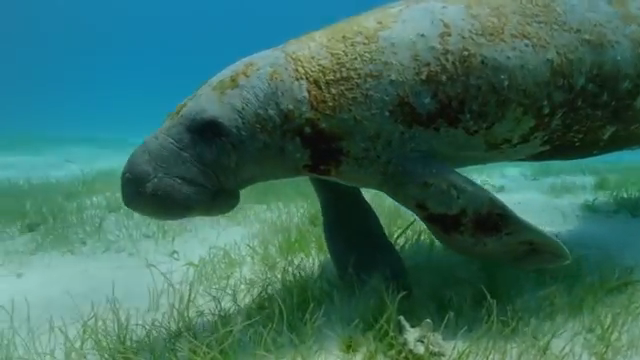
%> input picture raw-890/10151.png, 640 x 360 px
$ octave --eval "result = UCIQE(imread('10151.png'));"   (GNU Octave 9; MATLAB toolbox functions it lacks are replaced by stand-ins)
%> lines starting %> are read from the running program, lines starting %| are printed output that depends on the picture
function uciqe_val = UCIQE(img)
%{
    Description: The function calculates the UCIQE metric for evaluating an
    underwater image.
    Input:
        - img: an RGB image
    Output:
        - uciqe_val: the UCIQE value assigned to the given image
%}
    img = im2double(img);

    c1 = 0.4680;
    c2 = 0.2745;
    c3 = 0.2576;

    lab_img = rgb2lab(img);
%> lab_img: size 360x640x3 double; mean of channels 1, 2, 3 41.6, -18.2, 2.3
    hsv_img = rgb2hsv(img);
%> hsv_img: size 360x640x3 double; mean H, S, V 0.421, 0.515, 0.448

    saturation = hsv_img(:,:,2);
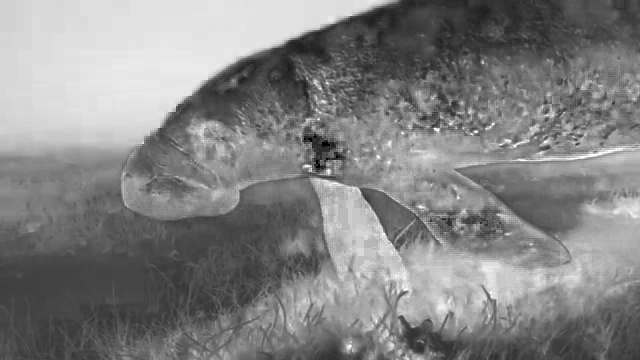
%> saturation: size 360x640 double; min 0, max 1, mean 0.515
    luminance = lab_img(:,:,1);
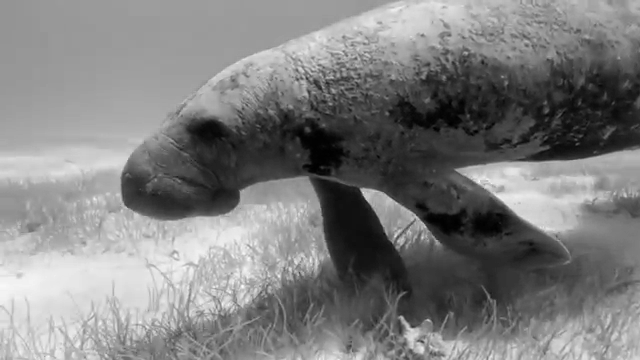
%> luminance: size 360x640 double; min 2.38, max 81.06, mean 41.6; drawn with min black and max white
    luminance = mat2gray(luminance);

    lab2lch_cform = makecform('lab2lch');
%> (the run ends here)

$ run again, on raw-890/12299.png
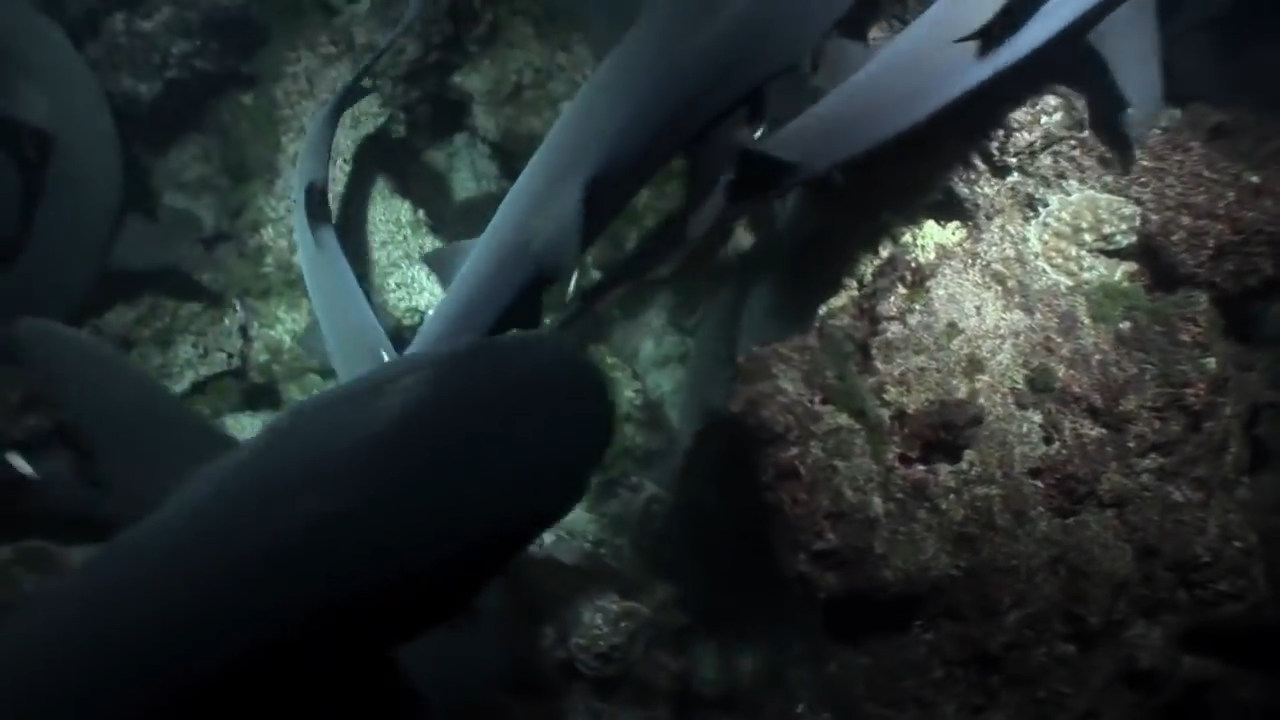
%> input picture raw-890/12299.png, 1280 x 720 px
%> lab_img: size 720x1280x3 double; mean of channels 1, 2, 3 16.8, -2.8, -1.2
%> hsv_img: size 720x1280x3 double; mean H, S, V 0.435, 0.302, 0.183
%> in UCIQE, `saturation = hsv_img(:,:,2);`:
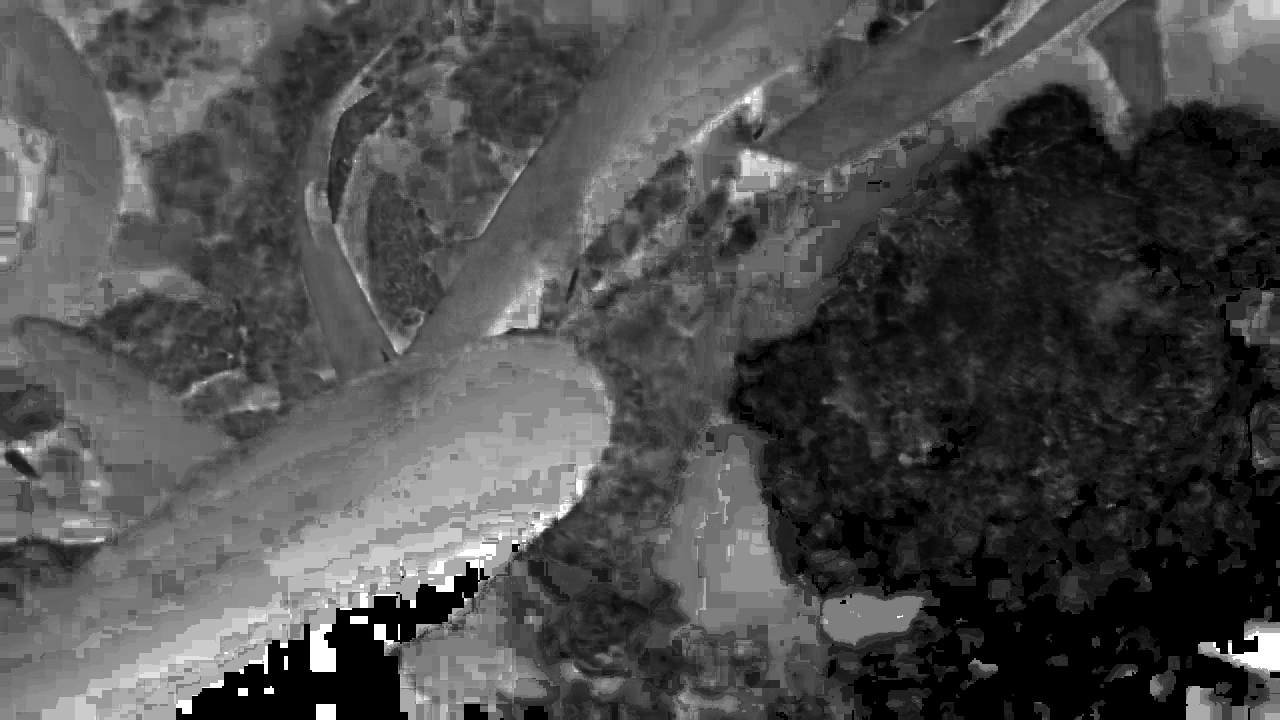
%> saturation: size 720x1280 double; min 0, max 1, mean 0.302
%> in UCIQE, `luminance = lab_img(:,:,1);`:
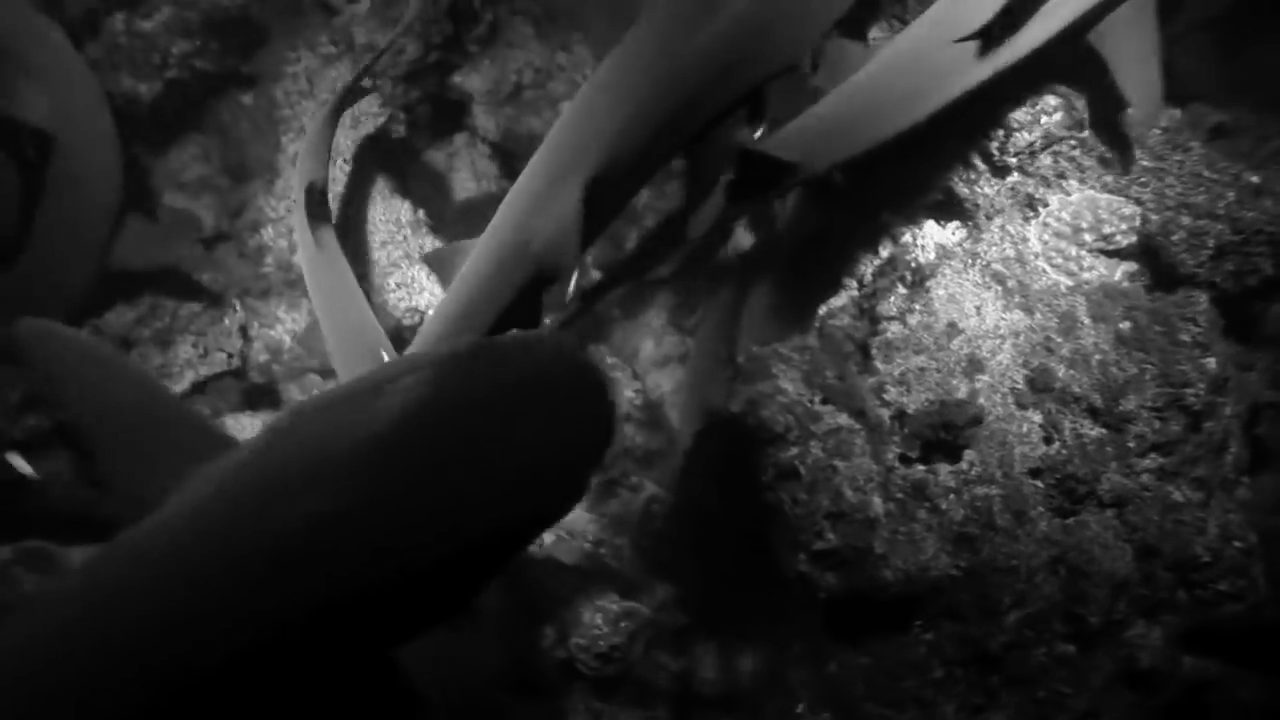
%> luminance: size 720x1280 double; min 0, max 99.85, mean 16.8; drawn with min black and max white

$ run again, on raw-890/12422.png
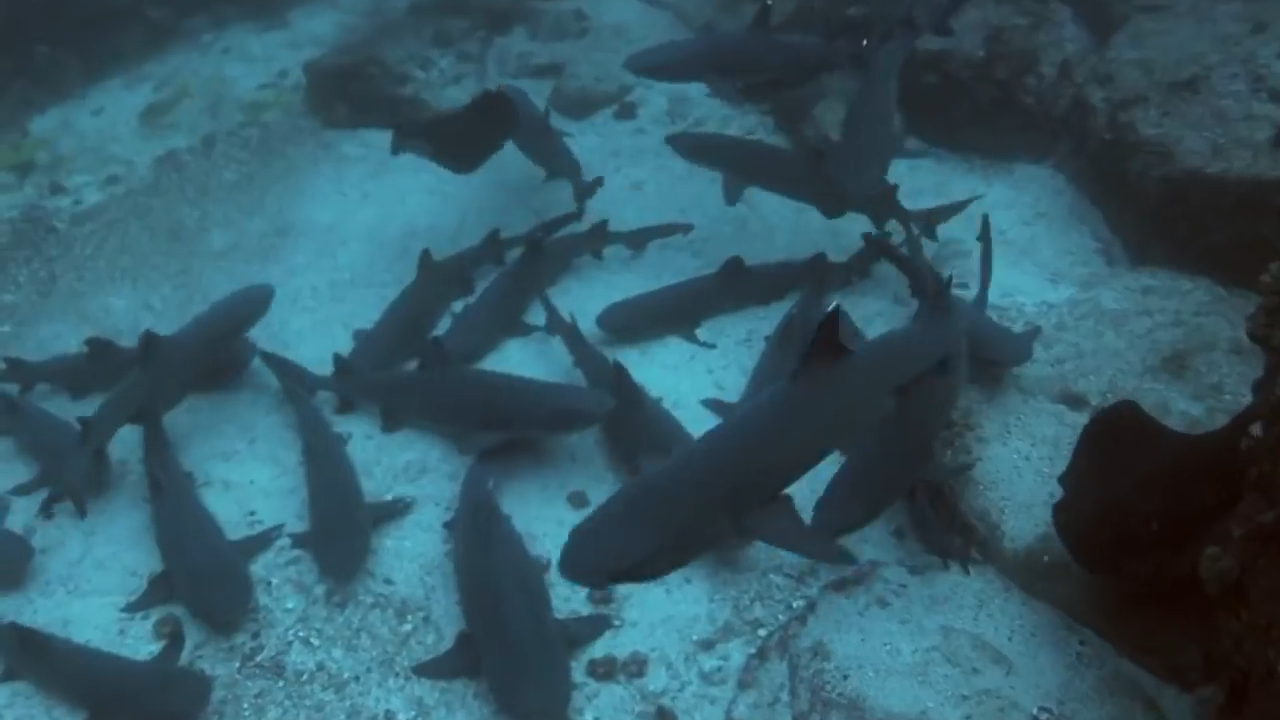
%> input picture raw-890/12422.png, 1280 x 720 px
%> lab_img: size 720x1280x3 double; mean of channels 1, 2, 3 34.9, -8.5, -11.1
%> hsv_img: size 720x1280x3 double; mean H, S, V 0.516, 0.467, 0.399
%> in UCIQE, `saturation = hsv_img(:,:,2);`:
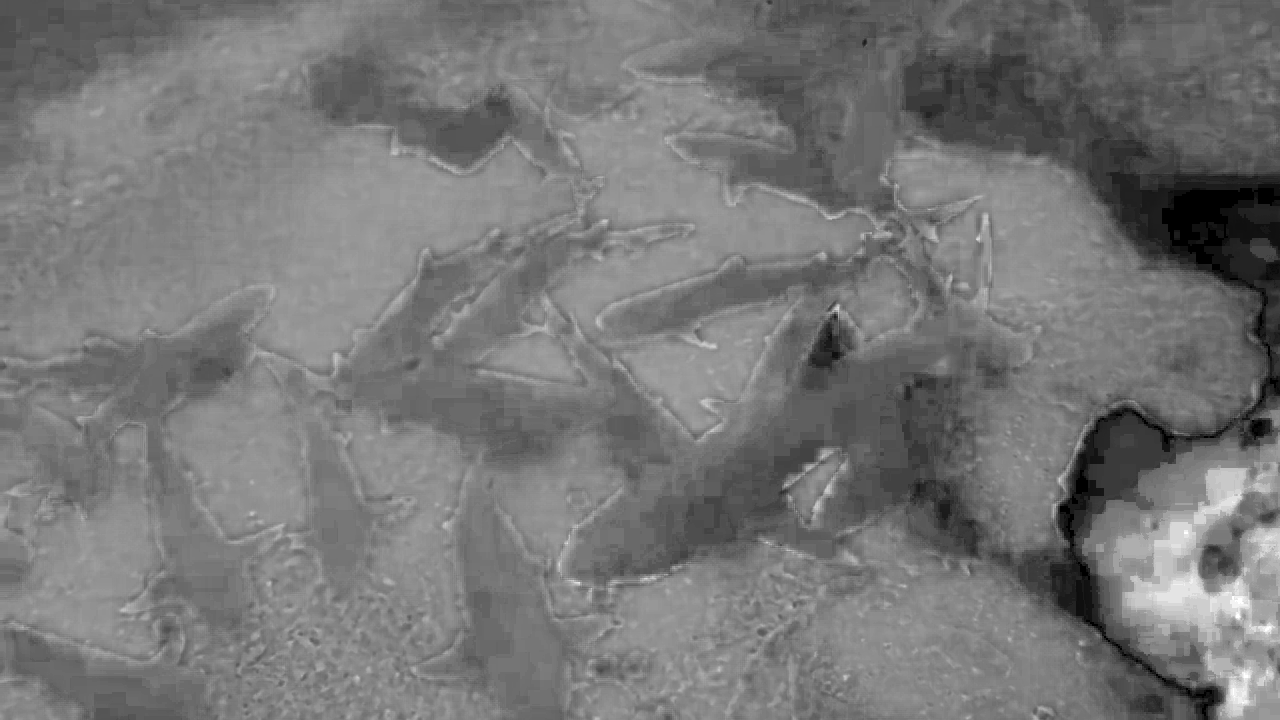
%> saturation: size 720x1280 double; min 0, max 1, mean 0.467
%> in UCIQE, `luminance = lab_img(:,:,1);`:
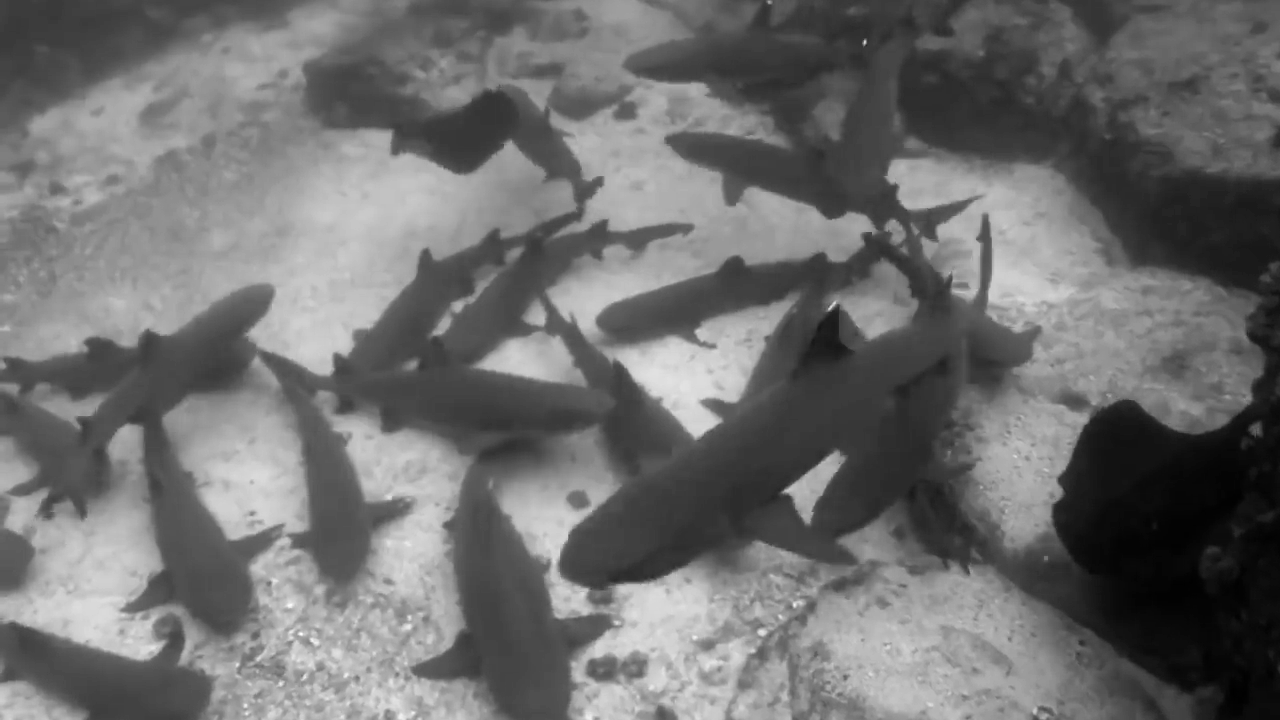
%> luminance: size 720x1280 double; min 1.67, max 77.97, mean 34.9; drawn with min black and max white

$ run again, on raw-890/12445.png
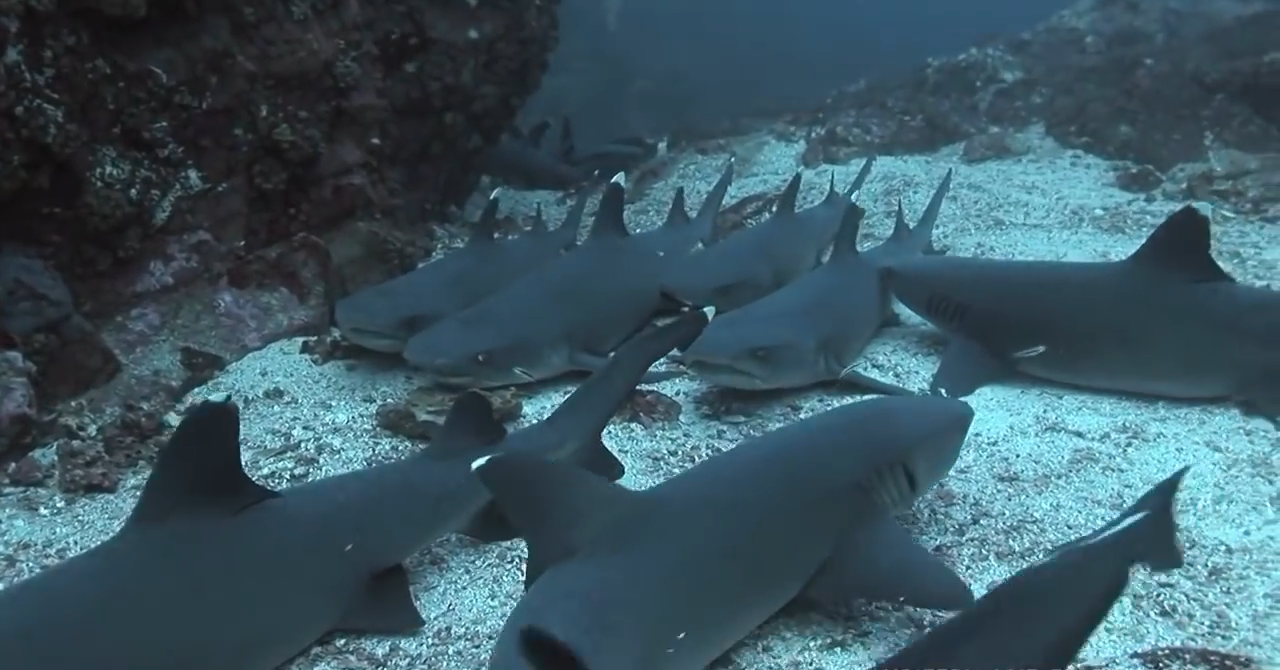
%> input picture raw-890/12445.png, 1280 x 670 px
%> lab_img: size 670x1280x3 double; mean of channels 1, 2, 3 34.3, -6.4, -9.4
%> hsv_img: size 670x1280x3 double; mean H, S, V 0.559, 0.366, 0.383
%> in UCIQE, `saturation = hsv_img(:,:,2);`:
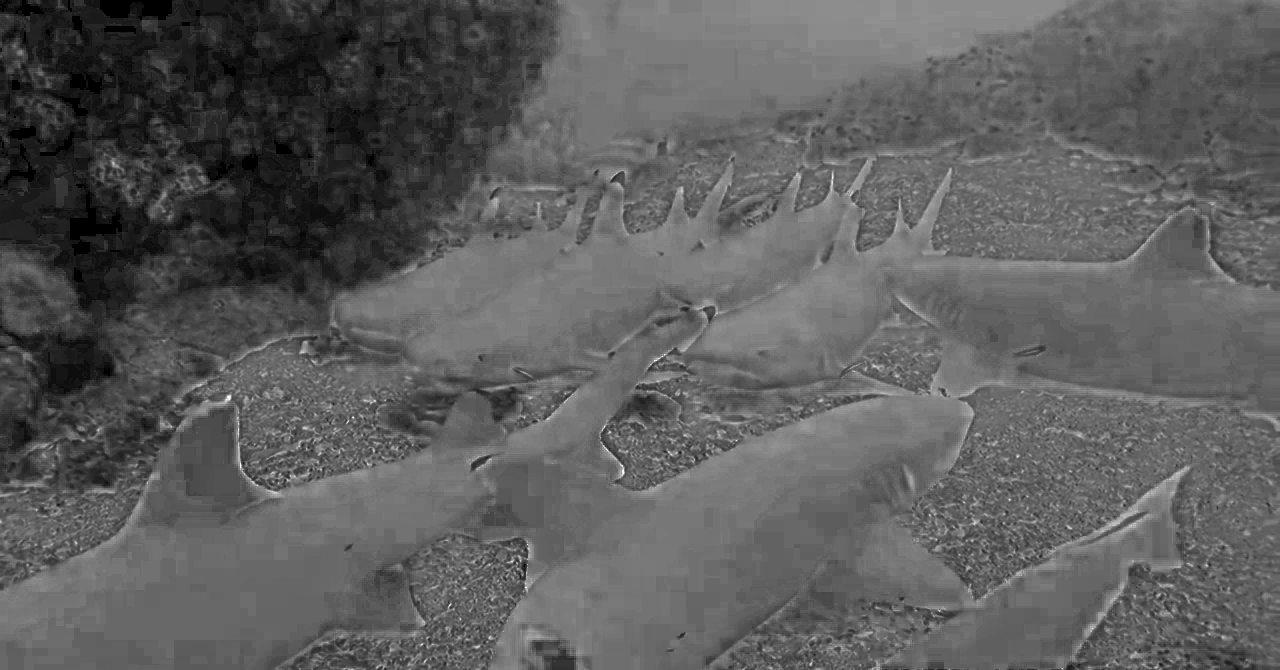
%> saturation: size 670x1280 double; min 0, max 1, mean 0.366
%> in UCIQE, `luminance = lab_img(:,:,1);`:
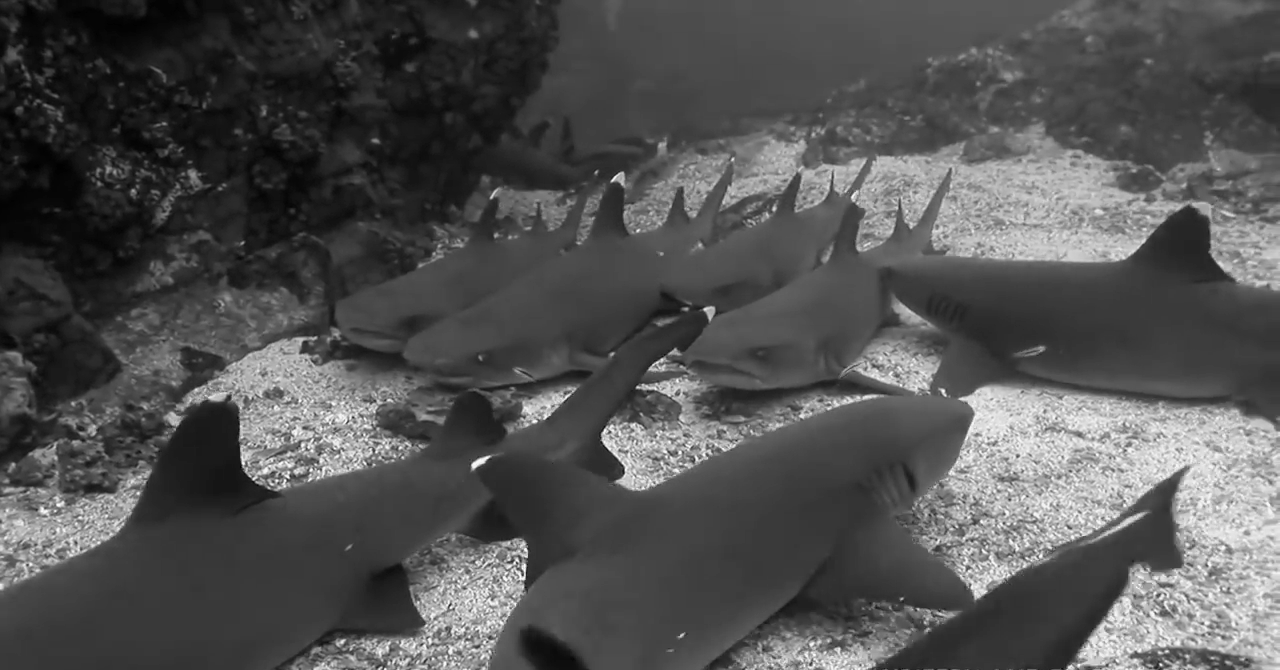
%> luminance: size 670x1280 double; min 3.17, max 99.78, mean 34.3; drawn with min black and max white
